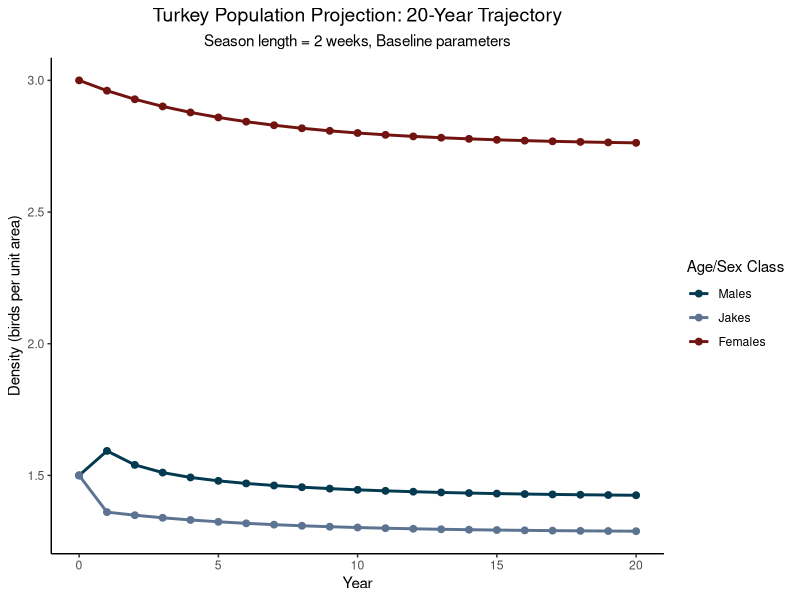

R code for this plot: (Note: this script raises an error after producing the figure.)
################################################################################
# Conceptual R Implementation of PennTurkeyModel (MATLAB)
################################################################################
#
# Purpose: 
#   Test and visualize the turkey population dynamics model before 
#   implementing in MATLAB MDP framework. This R version mirrors the
#   biological model structure in PennTurkeyModel.m
#
# Model Structure:
#   - State variables: Males (M), Jakes (J), Females (F) at December
#   - Transitions: December → September → December (annual cycle)
#   - Decision: Season length (0-3 weeks)
#   - Stochasticity: Survival (v), Fecundity (w), Mast (O)
#
# Use Cases:
#   1. Verify biological model logic before MATLAB implementation
#   2. Explore parameter sensitivity
#   3. Visualize population trajectories
#   4. Compare season length effects
#
# Author: Veronica A. Winter
# Date: November 2025
################################################################################

rm(list = ls())
gc()

library(tidyverse)

################################################################################
# 1. CORE POPULATION MODEL FUNCTION
################################################################################

turkey_pop_model <- function(
    # Initial populations (December t)
  Md_init,          # Male density
  Jd_init,          # Jake density  
  Fd_init,          # Female density
  
  # Management decision
  season_length = 2,  # Weeks of fall harvest (0, 1, 2, or 3)
  
  # Environmental conditions
  mast_level = 12.998,  # Oak mast abundance
  
  # Fecundity parameters (density-dependent reproduction)
  Fbar = 2.5,       # Female density at inflection point
  Pbar = 1.8,       # Poults per hen at inflection point
  slope = 0.2,      # Slope of fecundity curve at inflection
  
  # Survival parameters (spring/summer)
  gammam = 0.409,   # Male survival rate (Jan-Aug)
  gammaj = 0.653,   # Jake survival rate (Jan-Aug)
  gammaf = 0.542,   # Female survival rate (Jan-Aug)
  
  # Stochastic multipliers (set to 1 for deterministic)
  v = 1,            # Summer survival noise
  w = 1             # Poult production noise
) {
  
  #---------------------------------------------------------------------------
  # Calculate fecundity shape parameter
  #---------------------------------------------------------------------------
  # eta controls the shape of the density-dependent fecundity curve
  eta <- 1 + 2 * Fbar * slope / Pbar
  
  #---------------------------------------------------------------------------
  # Calculate harvest rate
  #---------------------------------------------------------------------------
  # Harvest depends on season length (L) and mast abundance (O)
  # More mast → lower harvest (turkeys dispersed)
  # Longer season → higher harvest
  harvest_rate <- function(L, O) {
    base_rate <- 0.07 - 0.00686 * O + 0.0175 * L
    max(0.01, base_rate)  # Minimum 1% harvest
  }
  
  H <- harvest_rate(season_length, mast_level)
  
  #---------------------------------------------------------------------------
  # Summer transitions (December t → September t)
  #---------------------------------------------------------------------------
  # Adults survive spring/summer with category-specific rates
  Ms <- gammam * Md_init * v  # Males (spring breeding, predation)
  Js <- gammaj * Jd_init * v  # Jakes (less vulnerable than adults)
  Fs <- gammaf * Fd_init * v  # Females (nesting mortality)
  
  #---------------------------------------------------------------------------
  # Density-dependent poult production
  #---------------------------------------------------------------------------
  # Reverse sigmoidal function: high production at low density
  # P(F) = [2η × P̄] / [η + 1 + (η-1) × (F/F̄)^η]
  Ps <- (2 * eta * Pbar / (eta + 1 + (eta - 1) * (Fd_init / Fbar)^eta)) * w
  
  #---------------------------------------------------------------------------
  # Winter transitions (September t → December t)
  #---------------------------------------------------------------------------
  # Post-harvest survival (hunting season is Sept-Nov)
  Md_next <- Ms + Js                        # Males: adults + recruited jakes
  Jd_next <- (1 - H) * Fs * Ps / 2         # Jakes: male poults that survive harvest
  Fd_next <- (1 - H) * Fs * (1 + Ps / 2)   # Females: adults + female poults
  
  #---------------------------------------------------------------------------
  # Return results
  #---------------------------------------------------------------------------
  list(
    # September populations
    Ms = Ms,
    Js = Js,
    Fs = Fs,
    Ps = Ps,
    
    # Harvest
    harvest_rate = H,
    
    # December populations (year t+1)
    Md_next = Md_next,
    Jd_next = Jd_next,
    Fd_next = Fd_next,
    
    # Summary metrics
    total_males_sept = Ms + Js,
    total_males_dec = Md_next,
    total_pop_dec = Md_next + Jd_next + Fd_next
  )
}

################################################################################
# 2. MULTI-YEAR PROJECTION FUNCTION
################################################################################

project_turkey_pop <- function(
    years,                # Number of years to project
    Md_init,              # Initial male density
    Jd_init,              # Initial jake density
    Fd_init,              # Initial female density
    season_length = 2,    # Season length (constant across years)
    mast_level = 12.998,  # Mast level (constant or vector)
    Fbar = 2.5,           # Fecundity parameters
    Pbar = 1.8,
    slope = 0.2
) {
  
  # Initialize storage
  trajectory <- tibble(
    year = 0:years,
    Md = numeric(years + 1),
    Jd = numeric(years + 1),
    Fd = numeric(years + 1),
    harvest_rate = numeric(years + 1),
    Ps = numeric(years + 1)
  )
  
  # Set initial conditions
  trajectory$Md[1] <- Md_init
  trajectory$Jd[1] <- Jd_init
  trajectory$Fd[1] <- Fd_init
  
  # Project forward year by year
  for (i in 1:years) {
    result <- turkey_pop_model(
      Md_init = trajectory$Md[i],
      Jd_init = trajectory$Jd[i],
      Fd_init = trajectory$Fd[i],
      season_length = season_length,
      mast_level = mast_level,
      Fbar = Fbar, 
      Pbar = Pbar, 
      slope = slope
    )
    
    # Store next year's populations
    trajectory$Md[i + 1] <- result$Md_next
    trajectory$Jd[i + 1] <- result$Jd_next
    trajectory$Fd[i + 1] <- result$Fd_next
    trajectory$harvest_rate[i] <- result$harvest_rate
    trajectory$Ps[i] <- result$Ps
  }
  
  return(trajectory)
}

################################################################################
# 3. EXAMPLE: SINGLE TIME STEP
################################################################################

cat("\n========== SINGLE TIME STEP EXAMPLE ==========\n")

result <- turkey_pop_model(
  Md_init = 1.5,
  Jd_init = 1.5,
  Fd_init = 3.0,
  season_length = 2
)

cat("Initial populations (December):\n")
cat("  Males:", 1.5, "  Jakes:", 1.5, "  Females:", 3.0, "\n\n")

cat("September populations:\n")
cat("  Males:", round(result$Ms, 3), 
    "  Jakes:", round(result$Js, 3), 
    "  Females:", round(result$Fs, 3), "\n")
cat("  Poults per hen:", round(result$Ps, 3), "\n\n")

cat("Harvest rate:", round(result$harvest_rate, 3), "\n\n")

cat("Next December populations:\n")
cat("  Males:", round(result$Md_next, 3), 
    "  Jakes:", round(result$Jd_next, 3), 
    "  Females:", round(result$Fd_next, 3), "\n")

################################################################################
# 4. EXAMPLE: 20-YEAR PROJECTION
################################################################################

cat("\n========== 20-YEAR PROJECTION ==========\n")

pop_trajectory <- project_turkey_pop(
  years = 20, 
  Md_init = 1.5, 
  Jd_init = 1.5, 
  Fd_init = 3.0,
  season_length = 2, 
  mast_level = 12.998,
  Fbar = 2.5, 
  Pbar = 1.8, 
  slope = 0.2
)

# Plot trajectory
trajectory_plot <- pop_trajectory %>%
  pivot_longer(cols = c(Md, Jd, Fd), 
               names_to = "class", 
               values_to = "density") %>%
  mutate(class = factor(class, 
                        levels = c("Md", "Jd", "Fd"),
                        labels = c("Males", "Jakes", "Females"))) %>%
  ggplot(aes(x = year, y = density, color = class)) +
  geom_line(linewidth = 1) +
  geom_point(size = 2) +
  scale_color_manual(
    values = c(
      "Males" = "#043A50",
      "Jakes" = "#5C7391",
      "Females" = "#71130F"
    )
  ) +
  labs(
    title = "Turkey Population Projection: 20-Year Trajectory",
    subtitle = "Season length = 2 weeks, Baseline parameters",
    x = "Year", 
    y = "Density (birds per unit area)",
    color = "Age/Sex Class"
  ) +
  theme_classic() +
  theme(
    plot.title = element_text(hjust = 0.5, size = 14),
    plot.subtitle = element_text(hjust = 0.5, size = 11),
    legend.position = "right"
  )

print(trajectory_plot)
ggsave("Dataviz/turkey_trajectory_baseline.png", 
       trajectory_plot, width = 8, height = 5, dpi = 300)

################################################################################
# 5. COMPARE SEASON LENGTHS
################################################################################

cat("\n========== COMPARING SEASON LENGTHS ==========\n")

season_comparison <- map_df(0:3, function(L) {
  project_turkey_pop(
    years = 20, 
    Md_init = 1.5, 
    Jd_init = 1.5, 
    Fd_init = 3.0,
    season_length = L,
    mast_level = 12.998,
    Fbar = 2.5, 
    Pbar = 1.8, 
    slope = 0.2
  ) %>%
    mutate(season_length = L)
})

# Plot female density by season length
season_plot <- season_comparison %>%
  ggplot(aes(x = year, y = Fd, color = factor(season_length))) +
  geom_line(linewidth = 1) +
  geom_point(size = 2) +
  scale_color_manual(
    values = c(
      "0" = "#A05C4E",   # No hunting
      "1" = "#F1D2CA",   # 1 week
      "2" = "#8B9E90",   # 2 weeks
      "3" = "#2B4648"    # 3 weeks
    ),
    name = "Season Length\n(weeks)"
  ) +
  labs(
    title = "Female Density by Season Length",
    subtitle = "Longer seasons reduce female abundance",
    x = "Year", 
    y = "Female Density"
  ) +
  theme_classic() +
  theme(
    plot.title = element_text(hjust = 0.5, size = 14),
    plot.subtitle = element_text(hjust = 0.5, size = 11),
    legend.position = "right"
  )

print(season_plot)
ggsave("Dataviz/season_length_comparison.png", 
       season_plot, width = 8, height = 5, dpi = 300)

# Summary statistics
season_summary <- season_comparison %>%
  filter(year == 20) %>%
  group_by(season_length) %>%
  summarise(
    Final_Males = round(Md, 3),
    Final_Jakes = round(Jd, 3),
    Final_Females = round(Fd, 3),
    Final_Total = round(Md + Jd + Fd, 3)
  )

cat("\nFinal populations (year 20) by season length:\n")
print(season_summary)

################################################################################
# 6. POPULATION TREND SCENARIOS
################################################################################

cat("\n========== POPULATION TREND SCENARIOS ==========\n")

# Calculate ±10% adjustments from baseline
baseline_Pbar <- 1.8
baseline_Fbar <- 2.5

scenarios <- tribble(
  ~scenario,    ~Pbar,                      ~Fbar,
  "Decrease",   baseline_Pbar * 0.90,       baseline_Fbar * 0.90,
  "Stable",     baseline_Pbar,              baseline_Fbar,
  "Increase",   baseline_Pbar * 1.10,       baseline_Fbar * 1.10
)

cat("Population trend scenarios (±10% from baseline):\n")
print(scenarios)

# Project each scenario
scenario_trajectories <- map_df(1:nrow(scenarios), function(i) {
  project_turkey_pop(
    years = 20,
    Md_init = 1.5,
    Jd_init = 1.5,
    Fd_init = 3.0,
    season_length = 2,
    mast_level = 12.998,
    Fbar = scenarios$Fbar[i],
    Pbar = scenarios$Pbar[i],
    slope = 0.2
  ) %>%
    mutate(scenario = scenarios$scenario[i])
})

# Plot scenarios
scenario_plot <- scenario_trajectories %>%
  ggplot(aes(x = year, y = Fd, color = scenario)) +
  geom_line(linewidth = 1) +
  geom_point(size = 2) +
  scale_color_manual(
    values = c(
      "Decrease" = "#E74C3C",
      "Stable" = "#95A5A6",
      "Increase" = "#27AE60"
    )
  ) +
  labs(
    title = "Female Density by Population Trend",
    subtitle = "Scenarios represent ±10% variation in reproductive capacity",
    x = "Year",
    y = "Female Density",
    color = "Scenario"
  ) +
  theme_classic() +
  theme(
    plot.title = element_text(hjust = 0.5, size = 14),
    plot.subtitle = element_text(hjust = 0.5, size = 11),
    legend.position = "right"
  )

print(scenario_plot)
ggsave("Dataviz/population_trend_scenarios.png",
       scenario_plot, width = 8, height = 5, dpi = 300)

################################################################################
# 7. VERIFY MODEL MATCHES MATLAB
################################################################################

cat("\n========== MODEL VERIFICATION ==========\n")

cat("This R model should produce identical results to MATLAB when:\n")
cat("  1. Same initial conditions\n")
cat("  2. Same parameters (Fbar, Pbar, slope, gammas)\n")
cat("  3. Deterministic mode (v=1, w=1)\n")
cat("  4. Same mast level\n\n")

cat("Use this script to:\n")
cat("  ✓ Verify biological model logic\n")
cat("  ✓ Test parameter sensitivity\n")
cat("  ✓ Visualize population dynamics\n")
cat("  ✓ Debug before MATLAB implementation\n\n")

cat("Next step: Implement in MATLAB with MDPSolve for optimization\n")

################################################################################
# END OF SCRIPT
################################################################################